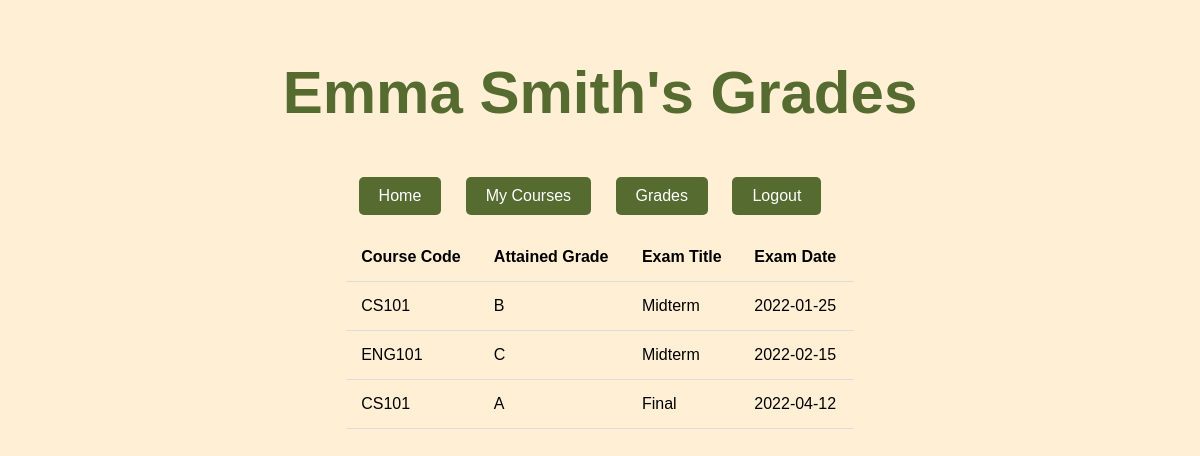
Screenshot of /showmygrades.php (signed in) with the database file from the repository.
### tables this page shows
CREATE TABLE `grade` (
  `St_ID` int(11) NOT NULL,
  `gradeID` int(11) NOT NULL,
  `Clcode` varchar(20) DEFAULT NULL,
  `Attained_Grade` varchar(10) DEFAULT NULL,
  `Exam_Date` date DEFAULT NULL,
  `Exam_Title` varchar(50) DEFAULT NULL
);

### showmygrades.php (the view, shortened to what this page needs)
<?php
include('dbconnect.php');
?>
<!DOCTYPE html>
<html lang="en">
  <head>
  </head>
  <body>
    <div class="container">
      <div>
        <h2><?php echo $_SESSION['student_name'] ?>'s Grades</h2>
        <ul>
          <li><a href="student_home.php">Home</a></li>
          <li><a href="showmycourse.php">My Courses</a></li>
          <li><a href="showmygrades.php">Grades</a></li>
          <li><a href="logout.php">Logout</a></li>
        </ul>
        <br><br>
        <?php
          $stu_id = $_SESSION['student_id'];
          $sql = "SELECT Clcode,Attained_Grade,Exam_Title,Exam_Date  FROM grade WHERE St_ID = $stu_id";
          $result = mysqli_query($conn, $sql);
          if(mysqli_num_rows($result) > 0){
            echo "<table>";
            echo "<tr><th>Course Code</th><th>Attained Grade</th><th>Exam Title</th><th>Exam Date</th></tr>";
            while($row = mysqli_fetch_assoc($result)){
              echo "<tr><td>".$row['Clcode']."</td><td>".$row['Attained_Grade']."</td><td>".$row['Exam_Title']."</td><td>".$row['Exam_Date']."</td></tr>";
            }
            echo "</table>";
          } else {
            echo "No grades found.";
          }
        ?>
      </div>
    </div>

### showmygrades.php (style rules this page uses)
body { background-color: #fFEFD5; font-family: Arial, sans-serif; text-align: center; }
h2 { color: #556b2f; font-size: 60px; margin-top: 50px; }
ul { list-style-type: none; margin: 0; padding: 0; display: inline-block; }
li { display: inline-block; margin-right: 20px; }
a { display: inline-block; background-color: #556b2f; color: #fff; padding: 10px 20px; border-radius: 5px; text-decoration: none; transition: all 0.2s ease; }
table { margin: 0 auto; border-collapse: collapse; width: 80%; }
th, td { padding: 15px; text-align: left; border-bottom: 1px solid #ddd; }
.container { display: flex; justify-content: center; align-items: center; height: 100%; }

### rows the page displays
grade: Clcode "CS101", Attained_Grade "B", Exam_Title "Midterm", Exam_Date "2022-01-25"
grade: Clcode "ENG101", Attained_Grade "C", Exam_Title "Midterm", Exam_Date "2022-02-15"
grade: Clcode "CS101", Attained_Grade "A", Exam_Title "Final", Exam_Date "2022-04-12"

### other values shown
$_SESSION['student_name'] "Emma Smith"
